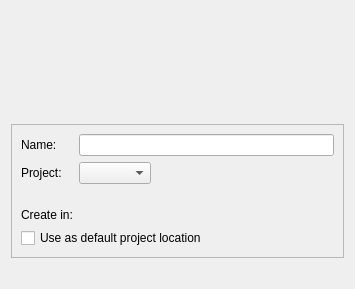
<?xml version="1.0" encoding="UTF-8"?>
<ui version="4.0">
 <class>Utils::ProjectIntroPage</class>
 <widget class="QWizardPage" name="Utils::ProjectIntroPage">
  <property name="geometry">
   <rect>
    <x>0</x>
    <y>0</y>
    <width>355</width>
    <height>289</height>
   </rect>
  </property>
  <property name="title">
   <string>Introduction and Project Location</string>
  </property>
  <layout class="QVBoxLayout" name="verticalLayout">
   <property name="sizeConstraint">
    <enum>QLayout::SetMinimumSize</enum>
   </property>
   <item>
    <widget class="QLabel" name="descriptionLabel">
     <property name="wordWrap">
      <bool>true</bool>
     </property>
    </widget>
   </item>
   <item>
    <spacer name="verticalSpacer">
     <property name="orientation">
      <enum>Qt::Vertical</enum>
     </property>
     <property name="sizeType">
      <enum>QSizePolicy::MinimumExpanding</enum>
     </property>
     <property name="sizeHint" stdset="0">
      <size>
       <width>0</width>
       <height>0</height>
      </size>
     </property>
    </spacer>
   </item>
   <item>
    <widget class="QFrame" name="frame">
     <property name="frameShape">
      <enum>QFrame::StyledPanel</enum>
     </property>
     <property name="frameShadow">
      <enum>QFrame::Raised</enum>
     </property>
     <layout class="QFormLayout" name="formLayout">
      <property name="fieldGrowthPolicy">
       <enum>QFormLayout::ExpandingFieldsGrow</enum>
      </property>
      <item row="0" column="0">
       <widget class="QLabel" name="nameLabel">
        <property name="text">
         <string>Name:</string>
        </property>
       </widget>
      </item>
      <item row="0" column="1">
       <widget class="Utils::FancyLineEdit" name="nameLineEdit"/>
      </item>
      <item row="6" column="0">
       <widget class="QLabel" name="pathLabel">
        <property name="text">
         <string>Create in:</string>
        </property>
       </widget>
      </item>
      <item row="6" column="1">
       <widget class="Utils::PathChooser" name="pathChooser" native="true"/>
      </item>
      <item row="4" column="0">
       <spacer name="directorySeparatorLabel">
        <property name="orientation">
         <enum>Qt::Vertical</enum>
        </property>
        <property name="sizeType">
         <enum>QSizePolicy::Fixed</enum>
        </property>
        <property name="sizeHint" stdset="0">
         <size>
          <width>0</width>
          <height>12</height>
         </size>
        </property>
       </spacer>
      </item>
      <item row="7" column="0" colspan="2">
       <widget class="QCheckBox" name="projectsDirectoryCheckBox">
        <property name="text">
         <string>Use as default project location</string>
        </property>
       </widget>
      </item>
      <item row="3" column="0">
       <widget class="QLabel" name="projectLabel">
        <property name="text">
         <string>Project:</string>
        </property>
       </widget>
      </item>
      <item row="3" column="1">
       <widget class="QComboBox" name="projectComboBox"/>
      </item>
     </layout>
    </widget>
   </item>
   <item>
    <widget class="Utils::InfoLabel" name="stateLabel">
     <property name="wordWrap">
      <bool>true</bool>
     </property>
    </widget>
   </item>
  </layout>
 </widget>
 <customwidgets>
  <customwidget>
   <class>Utils::FancyLineEdit</class>
   <extends>QLineEdit</extends>
   <header location="global">utils/fancylineedit.hpp</header>
  </customwidget>
  <customwidget>
   <class>Utils::PathChooser</class>
   <extends>QWidget</extends>
   <header location="global">utils/pathchooser.hpp</header>
   <container>1</container>
  </customwidget>
  <customwidget>
   <class>Utils::InfoLabel</class>
   <extends>QLabel</extends>
   <header location="global">utils/infolabel.hpp</header>
  </customwidget>
 </customwidgets>
 <resources/>
 <connections/>
</ui>
